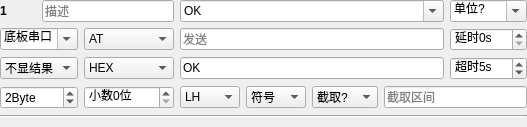
<?xml version="1.0" encoding="UTF-8"?>
<ui version="4.0">
 <class>TestItemInterface</class>
 <widget class="QWidget" name="TestItemInterface">
  <property name="geometry">
   <rect>
    <x>0</x>
    <y>0</y>
    <width>527</width>
    <height>120</height>
   </rect>
  </property>
  <property name="windowTitle">
   <string>Form</string>
  </property>
  <layout class="QGridLayout" name="gridLayout">
   <property name="leftMargin">
    <number>0</number>
   </property>
   <property name="topMargin">
    <number>0</number>
   </property>
   <property name="rightMargin">
    <number>0</number>
   </property>
   <property name="bottomMargin">
    <number>9</number>
   </property>
   <item row="0" column="0">
    <widget class="QLabel" name="lbIndex">
     <property name="font">
      <font>
       <weight>75</weight>
       <bold>true</bold>
      </font>
     </property>
     <property name="text">
      <string>1</string>
     </property>
    </widget>
   </item>
   <item row="0" column="1" colspan="2">
    <widget class="QLineEdit" name="leBrief">
     <property name="sizePolicy">
      <sizepolicy hsizetype="Expanding" vsizetype="Fixed">
       <horstretch>0</horstretch>
       <verstretch>0</verstretch>
      </sizepolicy>
     </property>
     <property name="inputMask">
      <string/>
     </property>
     <property name="placeholderText">
      <string>描述</string>
     </property>
    </widget>
   </item>
   <item row="0" column="3" colspan="4">
    <widget class="QComboBox" name="cbDataLimit">
     <property name="editable">
      <bool>true</bool>
     </property>
     <property name="currentIndex">
      <number>0</number>
     </property>
     <item>
      <property name="text">
       <string>OK</string>
      </property>
     </item>
     <item>
      <property name="text">
       <string>READY</string>
      </property>
     </item>
     <item>
      <property name="text">
       <string>AP READY</string>
      </property>
     </item>
     <item>
      <property name="text">
       <string>[]</string>
      </property>
     </item>
    </widget>
   </item>
   <item row="0" column="7">
    <widget class="QComboBox" name="cbUnit">
     <property name="editable">
      <bool>true</bool>
     </property>
     <item>
      <property name="text">
       <string>单位?</string>
      </property>
     </item>
     <item>
      <property name="text">
       <string>V</string>
      </property>
     </item>
     <item>
      <property name="text">
       <string>mV</string>
      </property>
     </item>
     <item>
      <property name="text">
       <string>A</string>
      </property>
     </item>
     <item>
      <property name="text">
       <string>mA</string>
      </property>
     </item>
     <item>
      <property name="text">
       <string>uA</string>
      </property>
     </item>
     <item>
      <property name="text">
       <string>Hz</string>
      </property>
     </item>
     <item>
      <property name="text">
       <string>kHz</string>
      </property>
     </item>
     <item>
      <property name="text">
       <string>MHz</string>
      </property>
     </item>
    </widget>
   </item>
   <item row="1" column="0" colspan="2">
    <widget class="QComboBox" name="cbComName">
     <property name="editable">
      <bool>true</bool>
     </property>
     <item>
      <property name="text">
       <string>底板串口</string>
      </property>
     </item>
     <item>
      <property name="text">
       <string>产品串口</string>
      </property>
     </item>
    </widget>
   </item>
   <item row="1" column="2">
    <widget class="QComboBox" name="cbTestType">
     <property name="currentIndex">
      <number>0</number>
     </property>
     <item>
      <property name="text">
       <string>AT</string>
      </property>
     </item>
     <item>
      <property name="text">
       <string>AT&lt;\r\n&gt;</string>
      </property>
     </item>
     <item>
      <property name="text">
       <string>AT&lt;HEX&gt;</string>
      </property>
     </item>
     <item>
      <property name="text">
       <string>68</string>
      </property>
     </item>
     <item>
      <property name="text">
       <string>串口查询真</string>
      </property>
     </item>
     <item>
      <property name="text">
       <string>串口查询假</string>
      </property>
     </item>
     <item>
      <property name="text">
       <string>单按钮弹框</string>
      </property>
     </item>
     <item>
      <property name="text">
       <string>双按钮弹框</string>
      </property>
     </item>
    </widget>
   </item>
   <item row="1" column="3" colspan="4">
    <widget class="QLineEdit" name="leTx">
     <property name="sizePolicy">
      <sizepolicy hsizetype="Expanding" vsizetype="Fixed">
       <horstretch>1</horstretch>
       <verstretch>0</verstretch>
      </sizepolicy>
     </property>
     <property name="minimumSize">
      <size>
       <width>0</width>
       <height>0</height>
      </size>
     </property>
     <property name="text">
      <string/>
     </property>
     <property name="placeholderText">
      <string>发送</string>
     </property>
    </widget>
   </item>
   <item row="1" column="7">
    <widget class="QSpinBox" name="spbxDelay">
     <property name="suffix">
      <string>s</string>
     </property>
     <property name="prefix">
      <string>延时</string>
     </property>
     <property name="maximum">
      <number>999</number>
     </property>
    </widget>
   </item>
   <item row="2" column="0" colspan="2">
    <widget class="QComboBox" name="cbDisplayResult">
     <item>
      <property name="text">
       <string>不显结果</string>
      </property>
     </item>
     <item>
      <property name="text">
       <string>显示结果</string>
      </property>
     </item>
     <item>
      <property name="text">
       <string>&lt;_空白&gt;</string>
      </property>
     </item>
    </widget>
   </item>
   <item row="2" column="2">
    <widget class="QComboBox" name="spbxEncode">
     <item>
      <property name="text">
       <string>HEX</string>
      </property>
     </item>
     <item>
      <property name="text">
       <string>H2S</string>
      </property>
     </item>
    </widget>
   </item>
   <item row="2" column="3" colspan="4">
    <widget class="QLineEdit" name="leRx">
     <property name="sizePolicy">
      <sizepolicy hsizetype="Expanding" vsizetype="Fixed">
       <horstretch>1</horstretch>
       <verstretch>0</verstretch>
      </sizepolicy>
     </property>
     <property name="minimumSize">
      <size>
       <width>0</width>
       <height>0</height>
      </size>
     </property>
     <property name="text">
      <string>OK</string>
     </property>
     <property name="placeholderText">
      <string>接收</string>
     </property>
    </widget>
   </item>
   <item row="2" column="7">
    <widget class="QSpinBox" name="spbxTimeout">
     <property name="suffix">
      <string>s</string>
     </property>
     <property name="prefix">
      <string>超时</string>
     </property>
     <property name="maximum">
      <number>99</number>
     </property>
     <property name="value">
      <number>5</number>
     </property>
    </widget>
   </item>
   <item row="3" column="0" colspan="2">
    <widget class="QSpinBox" name="spbxDataSize">
     <property name="suffix">
      <string>Byte</string>
     </property>
     <property name="prefix">
      <string/>
     </property>
     <property name="maximum">
      <number>99</number>
     </property>
     <property name="value">
      <number>2</number>
     </property>
    </widget>
   </item>
   <item row="3" column="2">
    <widget class="QSpinBox" name="spbxDecPlace">
     <property name="suffix">
      <string>位</string>
     </property>
     <property name="prefix">
      <string>小数</string>
     </property>
     <property name="maximum">
      <number>99</number>
     </property>
     <property name="value">
      <number>0</number>
     </property>
    </widget>
   </item>
   <item row="3" column="3">
    <widget class="QComboBox" name="spbxByteOrder">
     <item>
      <property name="text">
       <string>LH</string>
      </property>
     </item>
     <item>
      <property name="text">
       <string>HL</string>
      </property>
     </item>
    </widget>
   </item>
   <item row="3" column="4">
    <widget class="QComboBox" name="cbSign">
     <property name="editable">
      <bool>false</bool>
     </property>
     <item>
      <property name="text">
       <string>符号</string>
      </property>
     </item>
     <item>
      <property name="text">
       <string>0</string>
      </property>
     </item>
     <item>
      <property name="text">
       <string>1</string>
      </property>
     </item>
    </widget>
   </item>
   <item row="3" column="5">
    <widget class="QComboBox" name="cbAnalysis">
     <property name="currentIndex">
      <number>0</number>
     </property>
     <item>
      <property name="text">
       <string>截取?</string>
      </property>
     </item>
     <item>
      <property name="text">
       <string>截取</string>
      </property>
     </item>
     <item>
      <property name="text">
       <string>单匹配</string>
      </property>
     </item>
     <item>
      <property name="text">
       <string>双匹配</string>
      </property>
     </item>
    </widget>
   </item>
   <item row="3" column="6" colspan="2">
    <widget class="QLineEdit" name="leAnalysis">
     <property name="sizePolicy">
      <sizepolicy hsizetype="Expanding" vsizetype="Fixed">
       <horstretch>1</horstretch>
       <verstretch>0</verstretch>
      </sizepolicy>
     </property>
     <property name="minimumSize">
      <size>
       <width>0</width>
       <height>0</height>
      </size>
     </property>
     <property name="placeholderText">
      <string>截取区间</string>
     </property>
    </widget>
   </item>
   <item row="4" column="0" colspan="8">
    <widget class="Line" name="line">
     <property name="orientation">
      <enum>Qt::Horizontal</enum>
     </property>
    </widget>
   </item>
  </layout>
 </widget>
 <resources/>
 <connections/>
</ui>
